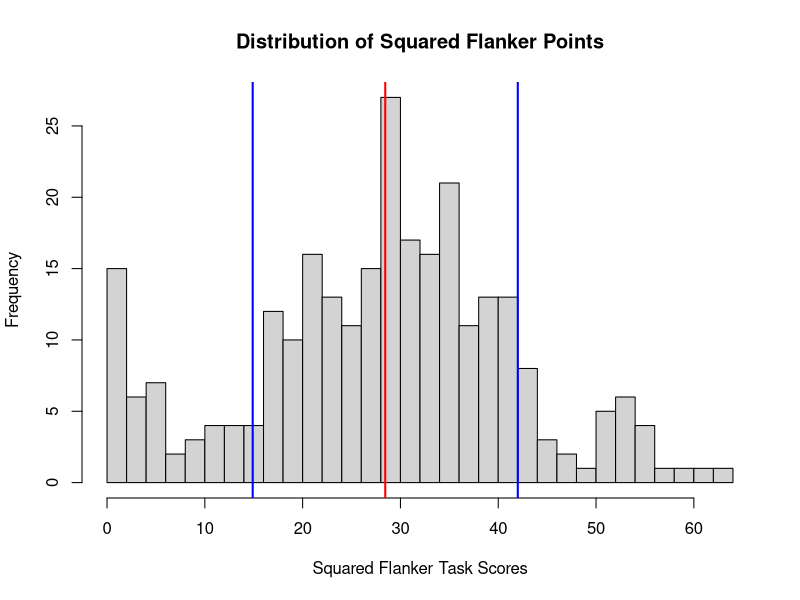

Source code (R):
#### Load Packages
library(readxl)
library(dplyr)
library(writexl)

#### Import Data
ac_data_omit <- read_excel("ac_data_omit.xlsx")

#### Plot Distribution of Squared Flanker Points
hist(ac_data_omit$Squared_Flanker.Points, breaks=40, main="Distribution of Squared Flanker Points", xlab = "Squared Flanker Task Scores")

#### calculate mean and standard deviation 
sd <- sd(ac_data_omit$Squared_Flanker.Points)
mean <- mean(ac_data_omit$Squared_Flanker.Points)
sd_below <- mean - sd
sd_above <- mean + sd

#### plot mean and 1 standard deviations above/below
abline(v=sd_above, col="blue", lwd=2)
abline(v=sd_below, col="blue", lwd=2)
abline(v=mean, col="red", lwd=2)

#### Bin the data into Low, Medium, and High performance groups 
ac_data_omit$Flanker_Group <- ifelse(
  ac_data_omit$Squared_Flanker.Points <= sd_below, "Low",
  ifelse(
    ac_data_omit$Squared_Flanker.Points >= sd_above, "High",
    "Medium"
  )
)

#### Write binned data to an excel spreadsheet for Weka Analysis
write_xlsx(ac_data_omit, "ac_data_omit_bins_final.xlsx")
